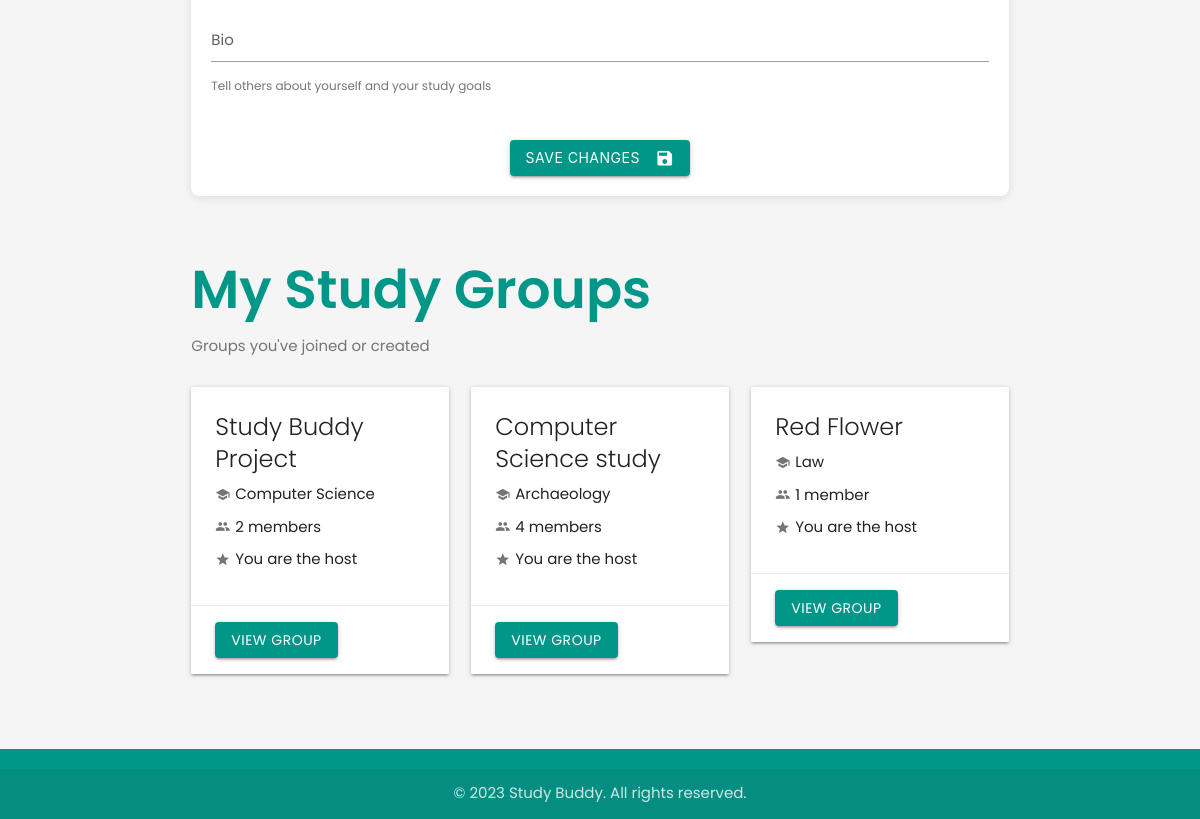
Before: /profile (signed in, lower part) with the older database file.
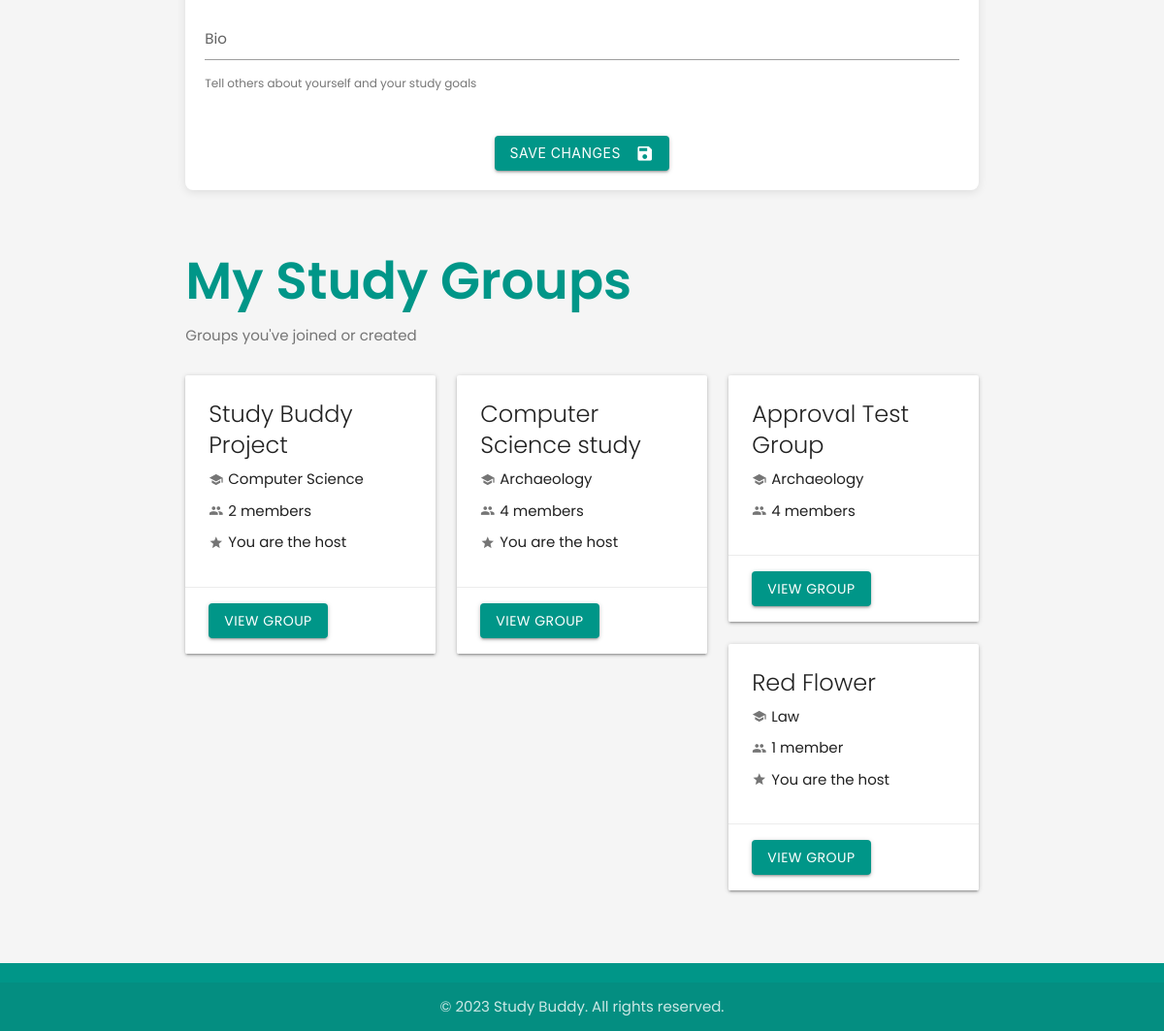
After: the same page with the newer database file.
### userDashboard/models.py (models this page shows, shortened)
class GroupMembership(models.Model):
    user = models.ForeignKey(settings.AUTH_USER_MODEL, on_delete=models.CASCADE)
    group = models.ForeignKey(StudyGroup, on_delete=models.CASCADE)
    date_joined = models.DateTimeField(auto_now_add=True)
    is_active = models.BooleanField(default=True)
    class Meta:
        unique_together = ('user', 'group')

class StudyGroup(models.Model):
    title = models.CharField(max_length=100)
    description = models.TextField()
    subject = models.ForeignKey(Subject, on_delete=models.CASCADE, related_name='study_groups')
    host = models.ForeignKey(settings.AUTH_USER_MODEL, on_delete=models.CASCADE, related_name='hosted_groups')
    members = models.ManyToManyField(settings.AUTH_USER_MODEL, through='GroupMembership', related_name='joined_groups')
    max_members = models.PositiveIntegerField(default=8)
    meeting_date = models.DateField()
    meeting_time = models.TimeField()
    meeting_location = models.CharField(max_length=255, blank=True)
    created_at = models.DateTimeField(auto_now_add=True)
    updated_at = models.DateTimeField(auto_now=True)
    class Meta:
        ordering = ['meeting_date', 'meeting_time']

### userProfile/models.py (models this page shows, shortened)
class Subject(models.Model):
    name = models.CharField(max_length=100, unique=True)
    description = models.TextField(blank=True)
    class Meta:
        ordering = ['name']

### userProfile/views.py (the view, shortened to what this page needs)
# urls.py: path('profile', views.profile, name='profile'),
@login_required
def profile(request):
    user = request.user
    user_profile = user.profile
    subjects = Subject.objects.all().order_by('name')
    selected_subject_ids = list(user_profile.subjects.values_list('id', flat=True))
    memberships = GroupMembership.objects.filter(user=user, is_active=True).select_related('group', 'group__subject')
    context = {
        'user': user,
        'subjects': subjects,
        'selected_subject_ids': selected_subject_ids,
        'profile': user_profile,
        'memberships': memberships
    }
    return render(request, 'userProfile/profile.html', context)

### userProfile/templates/userProfile/profile.html (shortened to what this page needs)
<!DOCTYPE html>
<html lang="en">
<head>
  <link rel="stylesheet" href="https://cdnjs.cloudflare.com/ajax/libs/materialize/1.0.0/css/materialize.min.css">
</head>
<body>
  <main id="main-content" class="container">
    <div class="row">
      <div class="col s12">
        <div class="profile-card card">
          <form method="post">
            <div class="form-section">
              <div class="row">
                <div class="input-field col s12">
                  <textarea id="bio" name="bio" class="materialize-textarea">{{ profile.bio }}</textarea>
                  <label for="bio" {% if profile.bio %}class="active"{% endif %}>Bio</label>
                  <span class="helper-text">Tell others about yourself and your study goals</span>
                </div>
              </div>
            </div>
            <div class="submit-section">
              <button type="submit" class="btn waves-effect waves-light">
                Save Changes
                <i class="material-icons right">save</i>
              </button>
            </div>
          </form>
        </div>
      </div>
    </div>
    <div class="row">
      <div class="col s12">
        <h2 class="page-title" style="margin-top: 2rem;">My Study Groups</h2>
        <p class="page-subtitle">Groups you've joined or created</p>
        {% if memberships %}
          <div class="row">
            {% for membership in memberships %}
              <div class="col s12 m6 l4">
                <div class="card hoverable">
                  <div class="card-content">
                    <span class="card-title">{{ membership.group.title }}</span>
                    <div style="display: flex; align-items: center; margin-bottom: 10px;">
                      <i class="material-icons tiny" style="margin-right: 5px; color: #757575;">school</i>
                      <span>{{ membership.group.subject.name }}</span>
                    </div>
                    <div style="display: flex; align-items: center; margin-bottom: 10px;">
                      <i class="material-icons tiny" style="margin-right: 5px; color: #757575;">group</i>
                      <span>{{ membership.group.members.count }} member{{ membership.group.members.count|pluralize }}</span>
                    </div>
                    {% if membership.group.host == user %}
                      <div style="display: flex; align-items: center; margin-bottom: 10px;">
                        <i class="material-icons tiny" style="margin-right: 5px; color: #757575;">star</i>
                        <span>You are the host</span>
                      </div>
                    {% endif %}
                  </div>
                  <div class="card-action">
                    <a href="{% url 'group_details' membership.group.id %}" class="btn">View Group</a>
                  </div>
                </div>
              </div>
            {% endfor %}
          </div>
        {% else %}
          <div class="card-panel">
            <p>You haven't joined any study groups yet. <a href="{% url 'dashboard' %}">Find groups to join!</a></p>
          </div>
        {% endif %}
      </div>
    </div>
  </main>
  <footer class="page-footer teal">
    <div class="footer-copyright">
      <div class="container center-align">
        &copy; 2023 Study Buddy. All rights reserved.
      </div>
    </div>
  </footer>
</body>
</html>
</html>

Changed rows visible on the page:
added GroupMembership: group "Approval Test Group", group.subject.name "Archaeology", group.members.count "4"
